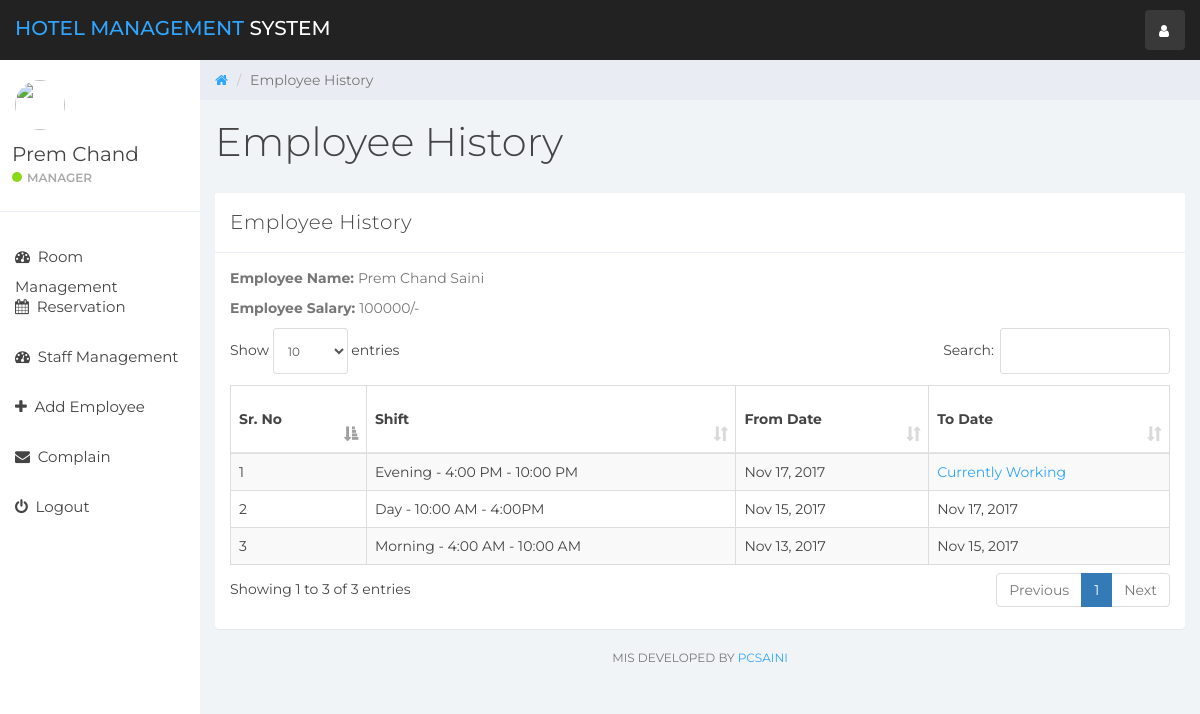
The app's page /index.php?emp_history&empid=1 (signed in) with its own data.
### tables this page shows
CREATE TABLE `user` (
  `id` int(11) NOT NULL,
  `name` varchar(100) NOT NULL,
  `username` varchar(15) NOT NULL,
  `email` varchar(100) NOT NULL,
  `password` varchar(100) NOT NULL,
  `created_at` timestamp NOT NULL DEFAULT CURRENT_TIMESTAMP
);

CREATE TABLE `staff` (
  `emp_id` int(11) NOT NULL,
  `emp_name` varchar(100) NOT NULL,
  `staff_type_id` int(11) NOT NULL,
  `shift_id` int(11) NOT NULL,
  `id_card_type` int(11) NOT NULL,
  `id_card_no` varchar(20) NOT NULL,
  `address` varchar(100) NOT NULL,
  `contact_no` bigint(20) NOT NULL,
  `salary` bigint(20) NOT NULL,
  `joining_date` timestamp NOT NULL DEFAULT CURRENT_TIMESTAMP,
  `updated_at` timestamp NOT NULL DEFAULT CURRENT_TIMESTAMP ON UPDATE CURRENT_TIMESTAMP
);

CREATE TABLE `emp_history` (
  `id` int(11) NOT NULL,
  `emp_id` int(11) NOT NULL,
  `shift_id` int(11) NOT NULL,
  `from_date` timestamp NOT NULL DEFAULT CURRENT_TIMESTAMP,
  `to_date` timestamp NULL DEFAULT NULL,
  `created_at` timestamp NOT NULL DEFAULT CURRENT_TIMESTAMP
);

CREATE TABLE `shift` (
  `shift_id` int(10) NOT NULL,
  `shift` varchar(100) NOT NULL,
  `shift_timing` varchar(100) NOT NULL
);

### emp_history.php (the view, shortened to what this page needs)
<div class="col-sm-9 col-sm-offset-3 col-lg-10 col-lg-offset-2 main">
    <div class="row">
        <ol class="breadcrumb">
            <li><a href="#">
                    <em class="fa fa-home"></em>
                </a></li>
            <li class="active">Employee History</li>
        </ol>
    </div>
    <div class="row">
        <div class="col-lg-12">
            <h1 class="page-header">Employee History</h1>
        </div>
    </div>
    <div class="row">
        <div class="col-lg-12">
            <div class="panel panel-default">
                <div class="panel-heading">Employee History</div>
                <div class="panel-body">
                    <?php
                    if(isset($_GET['empid'])){
                        $emp_id = $_GET['empid'];
                    }else{
                        header('Location:404.php');
                    }
                    $emp = "SELECT * FROM staff WHERE emp_id='$emp_id'";
                    $emp_result = mysqli_query($connection,$emp);
                    $employee = mysqli_fetch_assoc($emp_result);
                    ?>
                    <p><b>Employee Name: </b> <?php echo $employee['emp_name']; ?></p>
                    <p><b>Employee Salary: </b> <?php echo $employee['salary'].'/-'; ?></p>
                    <table class="table table-striped table-bordered table-responsive" cellspacing="0" width="100%"
                           id="rooms">
                        <thead>
                        <tr>
                            <th>Sr. No</th>
                            <th>Shift</th>
                            <th>From Date</th>
                            <th>To Date</th>
                        </tr>
                        </thead>
                        <tbody>
                        <?php
                        $staff_query = "SELECT * FROM emp_history NATURAL JOIN shift WHERE emp_id = '$emp_id' ORDER BY created_at DESC";
                        $staff_result = mysqli_query($connection, $staff_query);
                        if (mysqli_num_rows($staff_result) > 0) {
                            $num = 0;
                            while ($staff = mysqli_fetch_assoc($staff_result)) {
                                $num++;
                                ?>
                                <tr>
                                    <td><?php echo $num; ?></td>
                                    <td><?php echo $staff['shift'].' - '.$staff['shift_timing']; ?></td>
                                    <td><?php echo date('M j, Y', strtotime($staff['from_date'])); ?></td>
                                    <td>
                                        <?php
                                        if ($staff['to_date'] == NULL){
                                            echo "<div class='color-blue'>Currently Working</div>";
                                        }else{
                                            echo date('M j, Y', strtotime($staff['to_date']));
                                        }?>
                                    </td>
                                </tr>
                                <?php
                            }
                        }
                        ?>
                        </tbody>
                    </table>
                </div>
            </div>
        </div>
    </div>
    <div class="row">
        <div class="col-sm-12">
            <p class="back-link">MIS Developed by <a href="https://www.pcsaini.in">pcsaini</a></p>
        </div>
    </div>
</div>

### sidebar.php (shortened to what this page needs)
<div id="sidebar-collapse" class="col-sm-3 col-lg-2 sidebar">
    <div class="profile-sidebar">
        <div class="profile-userpic">
            <img src="http://icons.iconarchive.com/icons/graphicloads/colorful-long-shadow/64/User-icon.png" class="img-responsive" alt="">
        </div>
        <div class="profile-usertitle">
            <div class="profile-usertitle-name"><?php echo $user['name'];?></div>
            <div class="profile-usertitle-status"><span class="indicator label-success"></span>Manager</div>
        </div>
    </div>
    <ul class="nav menu">
        <?php
        if (isset($_GET['room_mang'])){ ?>
            <li class="active">
                <a href="index.php?room_mang"><em class="fa fa-dashboard">&nbsp;</em>
                    Room Management
                </a>
            </li>
        <?php } else{?>
            <li>
                <a href="index.php?room_mang"><em class="fa fa-dashboard">&nbsp;</em>
                    Room Management
                </a>
            </li>
        <?php }
        if (isset($_GET['reservation'])){ ?>
            <li class="active">
                <a href="index.php?reservation"><em class="fa fa-calendar">&nbsp;</em>
                    Reservation
                </a>
            </li>
        <?php } else{?>
            <li>
                <a href="index.php?reservation"><em class="fa fa-calendar">&nbsp;</em>
                    Reservation
                </a>
            </li>
        <?php }
        if (isset($_GET['staff_mang'])){ ?>
            <li class="active">
                <a href="index.php?staff_mang"><em class="fa fa-dashboard">&nbsp;</em>
                    Staff Management
                </a>
            </li>
        <?php } else{?>
            <li>
                <a href="index.php?staff_mang"><em class="fa fa-dashboard">&nbsp;</em>
                    Staff Management
                </a>
            </li>
        <?php }
        if (isset($_GET['add_emp'])){ ?>
            <li class="active">
                <a href="index.php?add_emp"><em class="fa fa-plus">&nbsp;</em>
                    Add Employee
                </a>
            </li>
        <?php } else{?>
            <li>
                <a href="index.php?add_emp"><em class="fa fa-plus">&nbsp;</em>
                    Add Employee
                </a>
            </li>
        <?php }
        if (isset($_GET['complain'])){ ?>
            <li class="active">
                <a href="index.php?complain"><em class="fa fa-envelope">&nbsp;</em>
                    Complain
                </a>
            </li>
        <?php } else{?>
            <li>
                <a href="index.php?complain"><em class="fa fa-envelope">&nbsp;</em>
                    Complain
                </a>
            </li>
        <?php }
        ?>
        <li><a href="logout.php"><em class="fa fa-power-off">&nbsp;</em> Logout</a></li>
    </ul>
</div>

### css/styles.css (style rules this page uses)
body { background: #f1f4f7; padding-top: 60px; font-size: 14px; color: #444444; font-family: "Montserrat", "Helvetica Neue", Helvetica, Arial, sans-serif; }
p { color: #777; }
a, a:hover, a:focus { color: #30a5ff; }
h1, h2, h3, h4, h5, h6 { color: #444444; }
h1 { font-weight: 300; font-size: 40px; }
.color-blue { color: #30a5ff; }
.label-success { background-color: #8ad919; }
.panel { border: 0; }
.panel-heading { font-size: 20px; font-weight: 300; letter-spacing: 0.025em; height: 60px; line-height: 38px; }
.panel-default .panel-heading { background: #fff; border-bottom: 1px solid #e9ecf2; color: #444444; }
.sidebar { display: block; padding: 0; display: none; box-shadow: none; background: #fff; }
.sidebar ul { margin: 20px 0px; }
@media (min-width: 768px) { .sidebar { display: block; position: fixed; top: 60px; bottom: 0; left: 0; z-index: 1000; display: block; margin: 0; padding: 0; overflow-x: hidden; overflow-y: auto; } }
.sidebar ul.nav li a { height: 50px; font-size: 15px; line-height: 2em; color: #444444; }
.profile-sidebar { padding: 10px 0; border-bottom: 1px solid #e9ecf2; }
.indicator { width: 10px; height: 10px; display: inline-block; border-radius: 9999px; margin-right: 5px; }
.profile-userpic img { float: left; margin: 10px 0px 0px 15px; width: 50px; height: 50px; border-radius: 9999px !important; }
.profile-usertitle { float: left; text-align: left; margin: 10px 0 0 12px; }
.profile-usertitle-name { font-size: 20px; margin-bottom: 0px; }
.profile-usertitle-status { text-transform: uppercase; color: #AAA; font-size: 12px; font-weight: 600; margin-bottom: 15px; }
.breadcrumb { border-radius: 0; padding: 10px 15px 10px 15px; background: #e9ecf2; margin: 0; }
h1.page-header { margin-top: 20px; border-bottom: 0; }
.table { background: #fff; }
.table > thead > tr > th { border-bottom: 1px solid #e6e7e8; vertical-align: middle; height: 50px; }
p.back-link { text-align: center; margin-bottom: 20px; font-size: 12px; text-transform: uppercase; }

### records on screen
user: name "Prem Chand"
staff: emp_name "Prem Chand Saini", salary "100000"
emp_history: shift.shift "Evening", shift.shift_timing "4:00 PM - 10:00 PM", from_date "Nov 17, 2017", shows "Currently Working"
emp_history: shift.shift "Day", shift.shift_timing "10:00 AM - 4:00PM", from_date "Nov 15, 2017", to_date "Nov 17, 2017"
emp_history: shift.shift "Morning", shift.shift_timing "4:00 AM - 10:00 AM", from_date "Nov 13, 2017", to_date "Nov 15, 2017"
